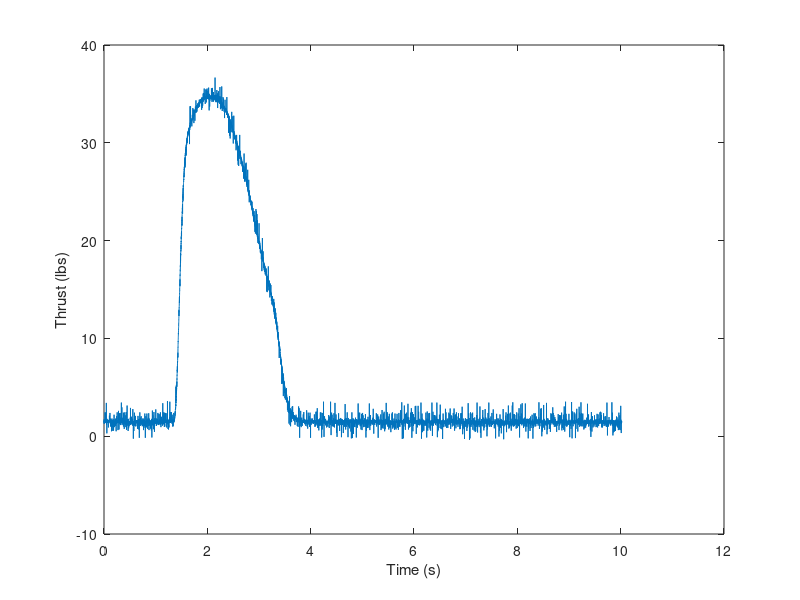
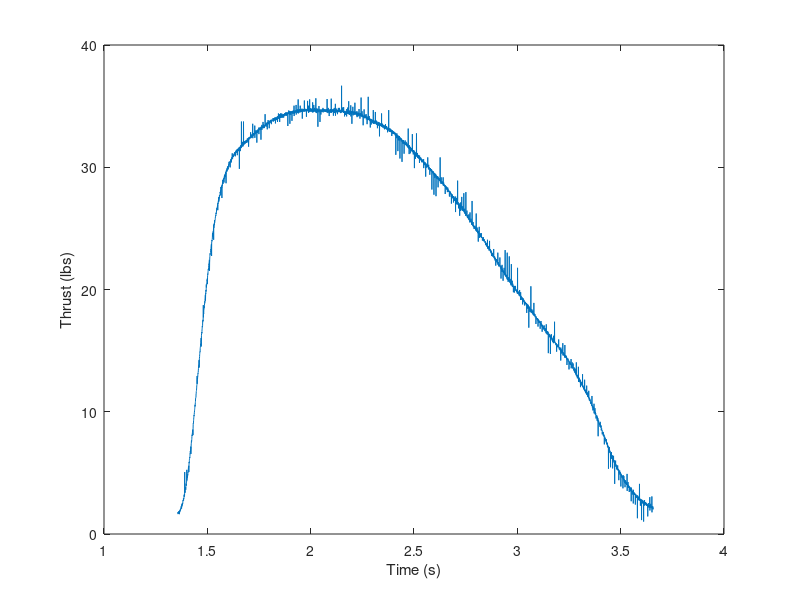

MATLAB code for these plots, in order:
%Importing and Initializing
data = load('Group2.mat')
thrust = deal(data.caldata)
thrust = thrust';
tstep = 1/2000; %2000 Hz data collection rate
t=0;
tb=2.3;
g=9.81;
m_prop = .121;%kg
for index = 1:1:length(thrust)-1
    t(index+1) =t(index) + tstep;
end
%total thrust curve
figure(1)
plot(t,thrust)
xlabel('Time (s)')
ylabel('Thrust (lbs)')

t_firing=t(2715:1:(2715+(tb/(1/2000))));
thrust_firing=thrust(2715:1:(2715+(tb/(1/2000))));
%Firing Thrust Curve
figure(2)
plot(t_firing, thrust_firing)
xlabel('Time (s)')
ylabel('Thrust (lbs)')

%raw data Total Impulse and Thrust
Total_Impulse = sum(thrust_firing.*1/2000)
thrust_firing_N = thrust_firing * 4.44822162;

%averaging background noise measured to subtract from measurement
noise = mean(thrust(4/tstep:1:8/tstep))

adjusted_thrust_firing= thrust_firing-noise;
Adjusted_Total_Impulse = sum(adjusted_thrust_firing.*1/2000)

%Adjusted Thrust and Total Impulse in SI units
Adjusted_thrust_firing_N = adjusted_thrust_firing * 4.44822162;
Total_Impulse_Ns = sum(Adjusted_thrust_firing_N .* tstep)

%Engine ISP and mdot per time step of firing
ISP = Total_Impulse_Ns/(m_prop*9.81)
mdot = Adjusted_thrust_firing_N./(g*ISP);

